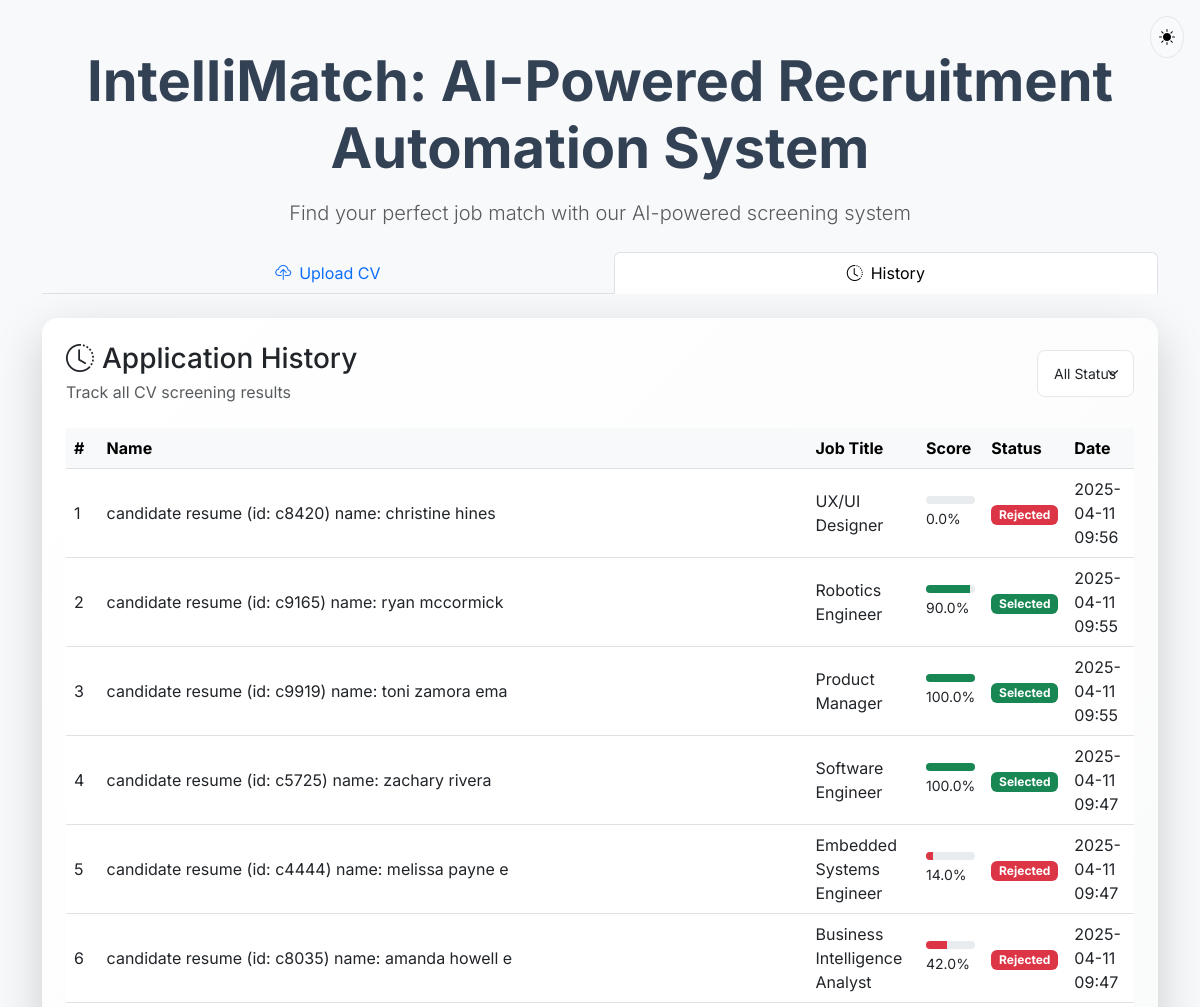
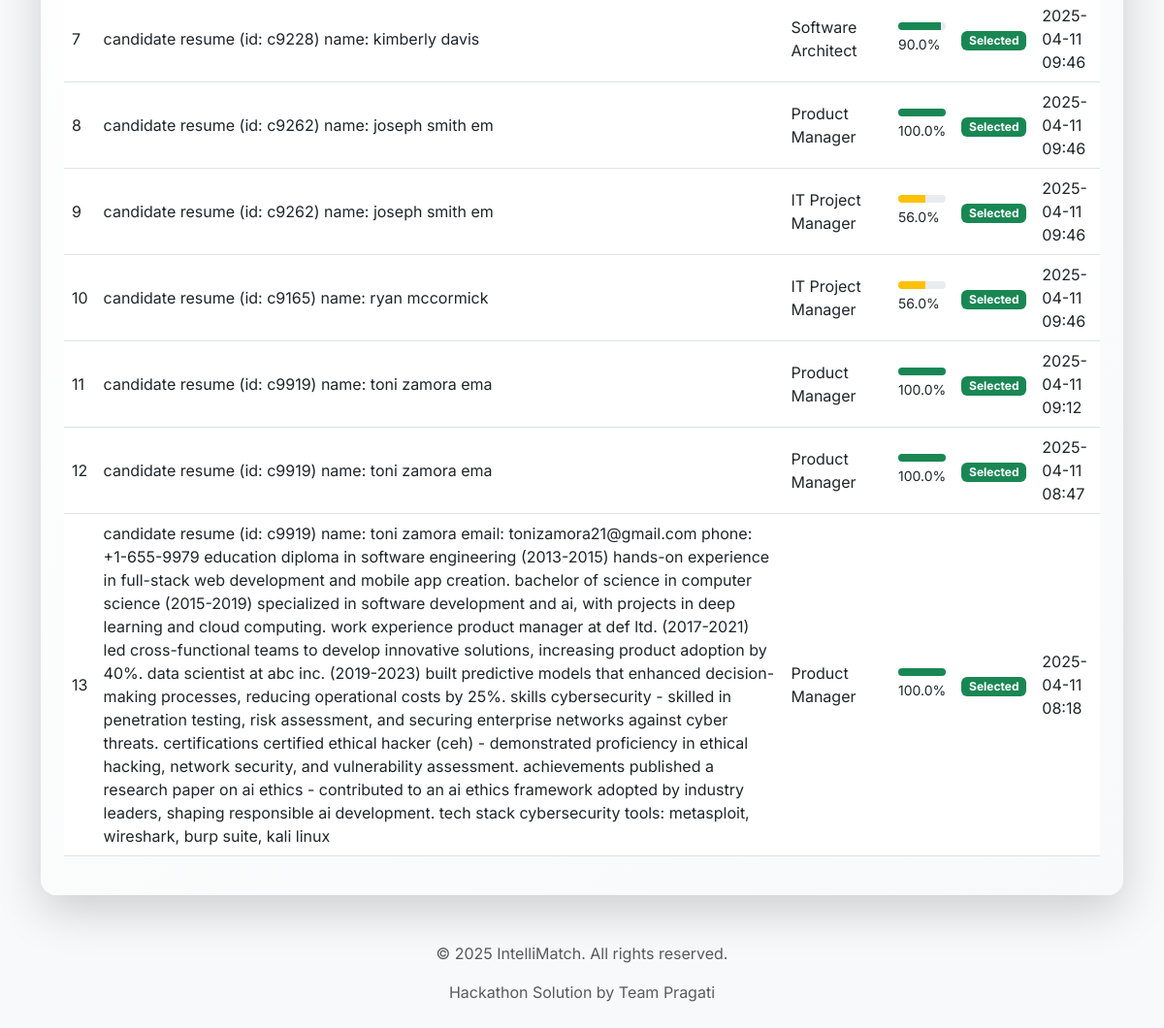
The app's page /history with its own data (2 pictures, top to bottom).
### tables this page shows
CREATE TABLE candidates (
            name TEXT,
            email TEXT,
            score REAL,
            job_title TEXT,
            shortlisted INTEGER,
            created_at TIMESTAMP DEFAULT CURRENT_TIMESTAMP
        );

### app.py (the view)
@app.route('/history')
def history():
    conn = sqlite3.connect('recruitment.db')
    c = conn.cursor()
    c.execute('SELECT name, job_title, score, shortlisted, created_at FROM candidates ORDER BY created_at DESC')
    candidates_data = c.fetchall()
    conn.close()
    candidates = [{
        'name': row[0],
        'job_title': row[1],
        'score': row[2],
        'shortlisted': row[3],
        'created_at': datetime.strptime(row[4], '%Y-%m-%d %H:%M:%S')
    } for row in candidates_data]
    return render_template('history.html', candidates=candidates)

### templates/history.html (shortened to what this page needs)
{% extends "base.html" %}
{% block content %}
<div class="row justify-content-center">
    <div class="col-12">
        <div class="card shadow-lg">
            <div class="card-body p-4">
                <div class="d-flex justify-content-between align-items-center mb-4">
                    <div>
                        <h2 class="card-title h3 mb-1">
                            <i class="bi bi-clock-history me-2"></i>Application History
                        </h2>
                        <p class="text-muted mb-0">Track all CV screening results</p>
                    </div>
                    <div class="d-flex gap-2">
                        <select class="form-select form-select-sm" id="statusFilter">
                            <option value="all">All Status</option>
                        </select>
                    </div>
                </div>
                <div class="table-responsive">
                    <table class="table table-hover align-middle" id="historyTable">
                        <thead class="table-light">
                            <tr>
                                <th scope="col" class="sortable" data-sort="index">#</th>
                                <th scope="col" class="sortable" data-sort="name">Name</th>
                                <th scope="col" class="sortable" data-sort="job">Job Title</th>
                                <th scope="col" class="sortable" data-sort="score">Score</th>
                                <th scope="col" class="sortable" data-sort="status">Status</th>
                                <th scope="col" class="sortable" data-sort="date">Date</th>
                            </tr>
                        </thead>
                        <tbody>
                            {% for candidate in candidates %}
                            <tr>
                                <td>{{ loop.index }}</td>
                                <td>{{ candidate.name }}</td>
                                <td>{{ candidate.job_title }}</td>
                                <td>
                                    <div class="progress" style="height: 8px;">
                                        <div class="progress-bar {% if candidate.score >= 70 %}bg-success{% elif candidate.score >= 50 %}bg-warning{% else %}bg-danger{% endif %}"
                                             role="progressbar"
                                             style="width: {{ candidate.score }}%"
                                             aria-valuenow="{{ candidate.score }}"
                                             aria-valuemin="0"
                                             aria-valuemax="100">
                                        </div>
                                    </div>
                                    <small class="d-block mt-1">{{ "%.1f"|format(candidate.score) }}%</small>
                                </td>
                                <td>
                                    {% if candidate.shortlisted %}
                                    <span class="badge bg-success">Selected</span>
                                    {% else %}
                                    <span class="badge bg-danger">Rejected</span>
                                    {% endif %}
                                </td>
                                <td>{{ candidate.created_at.strftime('%Y-%m-%d %H:%M') if candidate.created_at else 'N/A' }}</td>
                            </tr>
                            {% endfor %}
                        </tbody>
                    </table>
                </div>
            </div>
        </div>
    </div>
</div>
{% endblock %}

### templates/base.html (shortened to what this page needs)
<!DOCTYPE html>
<html lang="en">
<head>
    <link href="https://cdn.jsdelivr.net/npm/bootstrap@5.3.0/dist/css/bootstrap.min.css" rel="stylesheet">
    <link rel="stylesheet" href="https://cdn.jsdelivr.net/npm/bootstrap-icons@1.7.2/font/bootstrap-icons.css">
    <link rel="stylesheet" href="{{ url_for('static', filename='css/styles.css') }}">
</head>
<body class="bg-light">
    <button class="theme-toggle" id="themeToggle" aria-label="Toggle theme">
        <i class="bi bi-sun-fill" id="lightIcon"></i>
    </button>
    <div class="container py-5">
        <header class="text-center mb-4">
            <h1 class="display-4 fw-bold mb-3">IntelliMatch: AI-Powered Recruitment Automation System</h1>
            <p class="lead text-muted">Find your perfect job match with our AI-powered screening system</p>
        </header>
        <nav class="nav nav-tabs nav-fill mb-4">
            <a class="nav-link {{ 'active' if request.endpoint == 'index' else '' }}" href="{{ url_for('index') }}">
                <i class="bi bi-cloud-upload me-2"></i>Upload CV
            </a>
            <a class="nav-link {{ 'active' if request.endpoint == 'history' else '' }}" href="{{ url_for('history') }}">
                <i class="bi bi-clock-history me-2"></i>History
            </a>
        </nav>
        {% block content %}{% endblock %}
        <footer class="text-center mt-5 text-muted">
            <p>&copy; 2025 IntelliMatch. All rights reserved.</p>
            <p>Hackathon Solution by Team Pragati</p>
        </footer>
    </div>
</body>
</html>

### static/css/styles.css (style rules this page uses)
:root { --primary-color: #6366f1; --primary-hover: #4f46e5; --success-color: #10b981; --danger-color: #ef4444; --bg-light: #f8fafc; --bg-dark: #0f172a; --text-light: #334155; --text-dark: #f1f5f9; --card-shadow: 0 20px 25px -5px rgba(0, 0, 0, 0.1), 0 10px 10px -5px rgba(0, 0, 0, 0.04); --gradient-start: #3b82f6; --gradient-end: #8b5cf6; --accent-1: #f472b6; --accent-2: #34d399; }
body { font-family: 'Inter', system-ui, -apple-system, sans-serif; color: var(--text-light); background: var(--bg-light); min-height: 100vh; transition: background-color 0.3s, color 0.3s; }
.card { border: none; border-radius: 1rem; box-shadow: var(--card-shadow); transition: transform 0.3s ease, box-shadow 0.3s ease; background: linear-gradient(135deg, #ffffff 0%, #f8f9fa 100%); }
.form-control, .form-select { border-radius: 0.5rem; padding: 0.75rem 1rem; border: 1px solid #e5e7eb; transition: all 0.3s ease; }
.theme-toggle { position: fixed; top: 1rem; right: 1rem; padding: 0.5rem; border-radius: 50%; background: var(--bg-light); border: 1px solid #e5e7eb; cursor: pointer; transition: all 0.3s ease; }

### records on screen
candidates: name "candidate resume (id: c8420) name: christine hines", job_title "UX/UI Designer", score "0.0", shortlisted "Rejected", created_at "2025-04-11 09:56"
candidates: name "candidate resume (id: c9165) name: ryan mccormick", job_title "Robotics Engineer", score "90.0", shortlisted "Selected", created_at "2025-04-11 09:55"
candidates: name "candidate resume (id: c9919) name: toni zamora ema", job_title "Product Manager", score "100.0", shortlisted "Selected", created_at "2025-04-11 09:55"
candidates: name "candidate resume (id: c5725) name: zachary rivera", job_title "Software Engineer", score "100.0", shortlisted "Selected", created_at "2025-04-11 09:47"
candidates: name "candidate resume (id: c4444) name: melissa payne e", job_title "Embedded Systems Engineer", score "14.0", shortlisted "Rejected", created_at "2025-04-11 09:47"
candidates: name "candidate resume (id: c8035) name: amanda howell e", job_title "Business Intelligence Analyst", score "42.0", shortlisted "Rejected", created_at "2025-04-11 09:47"
candidates: name "candidate resume (id: c9228) name: kimberly davis", job_title "Software Architect", score "90.0", shortlisted "Selected", created_at "2025-04-11 09:46"
candidates: name "candidate resume (id: c9262) name: joseph smith em", job_title "Product Manager", score "100.0", shortlisted "Selected", created_at "2025-04-11 09:46"
candidates: name "candidate resume (id: c9262) name: joseph smith em", job_title "IT Project Manager", score "56.0", shortlisted "Selected", created_at "2025-04-11 09:46"
candidates: name "candidate resume (id: c9165) name: ryan mccormick", job_title "IT Project Manager", score "56.0", shortlisted "Selected", created_at "2025-04-11 09:46"
candidates: name "candidate resume (id: c9919) name: toni zamora ema", job_title "Product Manager", score "100.0", shortlisted "Selected", created_at "2025-04-11 09:12"
candidates: name "candidate resume (id: c9919) name: toni zamora ema", job_title "Product Manager", score "100.0", shortlisted "Selected", created_at "2025-04-11 08:47"
candidates: name "candidate resume (id: c9919) name: toni zamora email: tonizamora21@gmail.com phone: +1-655-9979 education diploma in software engineering (2013-2015) hands-on experience in full-stack web development and mobile app creation. bachelor of science in computer science (2015-2019) specialized in software development and ai, with projects in deep learning and cloud computing. work experience product manager at def ltd. (2017-2021) led cross-functional teams to develop innovative solutions, increasing product adoption by 40%. data scientist at abc inc. (2019-2023) built predictive models that enhanced decision-making processes, reducing operational costs by 25%. skills cybersecurity - skilled in…", job_title "Product Manager", score "100.0", shortlisted "Selected", created_at "2025-04-11 08:18"
